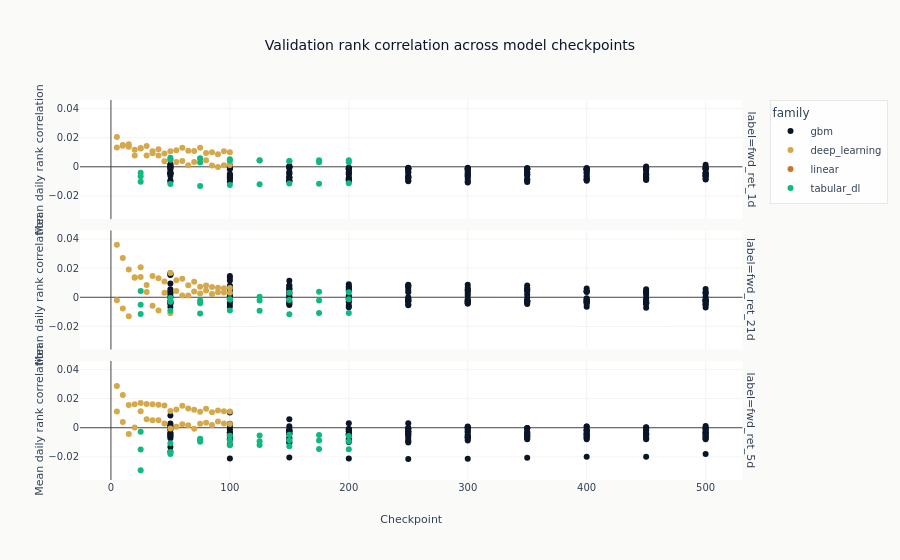

Notebook code cell kept with this figure:
### Code cell
figure = px.scatter(
    diagnosed,
    x="checkpoint_value",
    y="ic_mean",
    color="family",
    facet_row="label",
    hover_data=["config_name", "prediction_hash"],
    title="Validation rank correlation across model checkpoints",
    labels={"checkpoint_value": "Checkpoint", "ic_mean": "Mean daily rank correlation"},
)
figure.show()

### Figure 1 — Plotly figure (JSON) as saved in the notebook; plotly's stock layout.template omitted (floating-point values rounded to 4 significant figures; data arrays with more than 128 entries replaced by an {"elided": "..."} marker saying what was removed)
{"data": [{"customdata": {"elided": "150x2 str values"}, "hovertemplate": "family=gbm<br>label=fwd_ret_1d<br>Checkpoint=%{x}<br>Mean daily rank correlation=%{y}<br>config_name=%{customdata[0]}<br>prediction_hash=%{customdata[1]}<extra></extra>", "legendgroup": "gbm", "marker": {"color": "#0a1628", "symbol": "circle"}, "mode": "markers", "name": "gbm", "orientation": "v", "showlegend": true, "type": "scatter", "x": {"elided": "150 int values"}, "xaxis": "x3", "y": {"elided": "150 float values"}, "yaxis": "y3"}, {"customdata": {"elided": "150x2 str values"}, "hovertemplate": "family=gbm<br>label=fwd_ret_21d<br>Checkpoint=%{x}<br>Mean daily rank correlation=%{y}<br>config_name=%{customdata[0]}<br>prediction_hash=%{customdata[1]}<extra></extra>", "legendgroup": "gbm", "marker": {"color": "#0a1628", "symbol": "circle"}, "mode": "markers", "name": "gbm", "orientation": "v", "showlegend": false, "type": "scatter", "x": {"elided": "150 int values"}, "xaxis": "x2", "y": {"elided": "150 float values"}, "yaxis": "y2"}, {"customdata": {"elided": "150x2 str values"}, "hovertemplate": "family=gbm<br>label=fwd_ret_5d<br>Checkpoint=%{x}<br>Mean daily rank correlation=%{y}<br>config_name=%{customdata[0]}<br>prediction_hash=%{customdata[1]}<extra></extra>", "legendgroup": "gbm", "marker": {"color": "#0a1628", "symbol": "circle"}, "mode": "markers", "name": "gbm", "orientation": "v", "showlegend": false, "type": "scatter", "x": {"elided": "150 int values"}, "xaxis": "x", "y": {"elided": "150 float values"}, "yaxis": "y"}, {"customdata": [["tcn", "09e637b1367d"], ["nlinear", "0f1f4d8369cf"], ["nlinear", "1df5922d71dc"], ["tcn", "226aa3b6d511"], ["nlinear", "229ca64d6559"], ["tcn", "250023ae3c2c"], ["nlinear", "26150ab0d3db"], ["tcn", "328dc100d623"], ["nlinear", "374d4b6dac88"], ["tcn", "3f5140df6f3a"], ["nlinear", "4275cf4de4df"], ["nlinear", "42bac90eb84f"], ["tcn", "5217ba2eace4"], ["tcn", "553a16f75df2"], ["nlinear", "60890d86e995"], ["nlinear", "6592a5d6818e"], ["tcn", "689e938f32ee"], ["nlinear", "70cc489e40cd"], ["nlinear", "7c01c896ff2e"], ["tcn", "83073960140a"], ["tcn", "87af1b9469f9"], ["tcn", "936160c55853"], ["nlinear", "94f4c2cbfae1"], ["tcn", "9aa9ee2298b6"], ["nlinear", "9eae73b86751"], ["nlinear", "9eb5dd8577d1"], ["nlinear", "aa43ef1d95c3"], ["nlinear", "b0b5332ebe74"], ["nlinear", "bede763a2379"], ["tcn", "c39e794fa85e"], ["tcn", "cfb01a246e7a"], ["tcn", "d2ca9d9b82a8"], ["tcn", "dfcbe641a413"], ["tcn", "e384cfd815f4"], ["tcn", "e3a2872552f3"], ["tcn", "e76bc5774817"], ["nlinear", "eb398d700b38"], ["nlinear", "edc6f83b8b56"], ["tcn", "f5002a998788"], ["nlinear", "fabd321a6235"]], "hovertemplate": "family=deep_learning<br>label=fwd_ret_1d<br>Checkpoint=%{x}<br>Mean daily rank correlation=%{y}<br>config_name=%{customdata[0]}<br>prediction_hash=%{customdata[1]}<extra></extra>", "legendgroup": "deep_learning", "marker": {"color": "#D4A84B", "symbol": "circle"}, "mode": "markers", "name": "deep_learning", "orientation": "v", "showlegend": true, "type": "scatter", "x": [65, 90, 25, 15, 50, 40, 10, 100, 95, 35, 30, 75, 30, 45, 45, 70, 5, 15, 65, 10, 85, 70, 80, 95, 20, 5, 35, 100, 60, 80, 25, 60, 75, 50, 90, 20, 55, 40, 55, 85], "xaxis": "x3", "y": [0.001042, 0.008612, 0.01255, 0.01543, 0.01073, 0.007778, 0.01452, 0.001166, 0.01072, 0.01063, 0.01421, 0.01305, 0.007725, 0.003762, 0.009108, 0.0109, 0.02045, 0.01368, 0.01103, 0.01504, 0.0009168, 0.003323, 0.009546, 0.001139, 0.01171, 0.0133, 0.009381, 0.01006, 0.01315, 0.004416, 0.01296, 0.004005, 0.005477, 0.005064, -0.0002087, 0.007798, 0.01133, 0.01198, 0.003338, 0.009922], "yaxis": "y3"}, {"customdata": [["nlinear", "00fa4eb1ccae"], ["nlinear", "05318f27e435"], ["nlinear", "06c0a15b6ba1"], ["tcn", "09af2aa4d331"], ["nlinear", "0b07de75f336"], ["tcn", "0b136616f67f"], ["nlinear", "11fcb21a6448"], ["tcn", "14626096da82"], ["tcn", "15bba93eb815"], ["nlinear", "26b49ad197f8"], ["tcn", "2f34da7f672a"], ["nlinear", "366065a3b525"], ["tcn", "4b40ea1ef97b"], ["tcn", "4d1d04437e3b"], ["tcn", "57362a6b5c93"], ["tcn", "58859462ef8c"], ["tcn", "6ad59dafc0cb"], ["nlinear", "7981a0939711"], ["tcn", "7b3f32f19652"], ["nlinear", "8083d01f217b"], ["nlinear", "9c247c0f3ef7"], ["nlinear", "9c5f5e2313e6"], ["nlinear", "a01b8e79d042"], ["nlinear", "a1bab7be0875"], ["nlinear", "a1e817bb3b47"], ["nlinear", "aa2d7f8dafff"], ["nlinear", "ad386a47ae0d"], ["nlinear", "b608db0adcb6"], ["nlinear", "bb3084f336ba"], ["tcn", "bf1daf57a1d7"], ["tcn", "c14b3c3143c8"], ["tcn", "caa5fba07a29"], ["tcn", "cf1d53443d50"], ["tcn", "d1c531cae20f"], ["tcn", "d7d79a80d4b2"], ["tcn", "e2c722e99d23"], ["nlinear", "e37384f7beda"], ["nlinear", "e50eafc4affd"], ["tcn", "e63aab6dcd6d"], ["tcn", "febf08341fb3"]], "hovertemplate": "family=deep_learning<br>label=fwd_ret_21d<br>Checkpoint=%{x}<br>Mean daily rank correlation=%{y}<br>config_name=%{customdata[0]}<br>prediction_hash=%{customdata[1]}<extra></extra>", "legendgroup": "deep_learning", "marker": {"color": "#D4A84B", "symbol": "circle"}, "mode": "markers", "name": "deep_learning", "orientation": "v", "showlegend": false, "type": "scatter", "x": [65, 35, 5, 40, 70, 25, 15, 50, 60, 85, 100, 30, 55, 5, 70, 80, 90, 80, 20, 50, 20, 10, 60, 90, 55, 25, 45, 40, 100, 85, 30, 15, 75, 10, 45, 65, 75, 95, 35, 95], "xaxis": "x2", "y": [0.008212, 0.01462, 0.036, -0.009105, 0.01064, 0.02052, 0.01901, -0.01093, 0.001249, 0.006988, 0.003166, 0.00849, 0.004256, -0.002005, 0.003999, 0.004684, 0.003422, 0.008046, 0.0138, 0.01662, 0.01345, 0.02696, 0.01277, 0.006514, 0.01162, 0.01397, 0.01084, 0.01302, 0.006391, 0.002178, 0.003581, -0.01297, 0.002567, -0.007613, 0.003189, 0.001255, 0.00717, 0.006128, -0.005736, 0.003212], "yaxis": "y2"}, {"customdata": [["tcn", "08c36c3fe567"], ["nlinear", "099830b9220a"], ["nlinear", "0c5ecb57cb04"], ["tcn", "1b2ec5aabb06"], ["nlinear", "1ff85db25b35"], ["tcn", "2615b6f8c97a"], ["nlinear", "2edd6636d6dd"], ["nlinear", "31f5b2e84a87"], ["tcn", "43522f80ed91"], ["tcn", "459bfa1461c1"], ["tcn", "470b8d557dd0"], ["nlinear", "51105579b737"], ["tcn", "6c20b1c4425b"], ["tcn", "6e3948238126"], ["nlinear", "6ec12c495c30"], ["tcn", "77e1a9455c27"], ["nlinear", "82bfee8d0001"], ["tcn", "84267c7c7ae8"], ["nlinear", "8616c23695aa"], ["nlinear", "904517246200"], ["tcn", "9147da8a25db"], ["nlinear", "91d4cfd80647"], ["tcn", "a4983cc62b3a"], ["tcn", "aa75ceaa52eb"], ["tcn", "b21fdb0bc5d7"], ["nlinear", "b6bd7b1dcd28"], ["nlinear", "bfe479a48c09"], ["nlinear", "c173547b1078"], ["nlinear", "c8ab71e5e803"], ["nlinear", "cb49499d985f"], ["nlinear", "cba7f1e37e22"], ["tcn", "cd3fb81fa7ba"], ["tcn", "d27dee2c92ee"], ["tcn", "dc1d607199d4"], ["tcn", "dce16540e18d"], ["tcn", "dd82a89a22be"], ["nlinear", "e1d4c693930a"], ["nlinear", "f611d3f59370"], ["nlinear", "fb5e75c35793"], ["tcn", "fe894845dfc6"]], "hovertemplate": "family=deep_learning<br>label=fwd_ret_5d<br>Checkpoint=%{x}<br>Mean daily rank correlation=%{y}<br>config_name=%{customdata[0]}<br>prediction_hash=%{customdata[1]}<extra></extra>", "legendgroup": "deep_learning", "marker": {"color": "#D4A84B", "symbol": "circle"}, "mode": "markers", "name": "deep_learning", "orientation": "v", "showlegend": false, "type": "scatter", "x": [70, 85, 80, 60, 75, 40, 15, 55, 30, 95, 10, 25, 20, 5, 95, 65, 65, 80, 10, 50, 25, 20, 15, 45, 50, 100, 60, 35, 5, 40, 90, 75, 90, 100, 35, 55, 70, 30, 45, 85], "xaxis": "x", "y": [-0.0006843, 0.0106, 0.01302, 0.002365, 0.011, 0.005057, 0.01567, 0.0126, 0.005792, 0.002898, 0.004017, 0.01698, 0.0001878, 0.01106, 0.01139, 0.00179, 0.01321, 0.003405, 0.02251, 0.01148, 0.01129, 0.01606, -0.004313, 0.002861, -0.0004889, 0.01121, 0.01504, 0.01617, 0.02869, 0.01586, 0.01175, 0.00277, 0.004348, 0.002538, 0.005181, 0.0007641, 0.01238, 0.01632, 0.01525, 0.001936], "yaxis": "y"}, {"customdata": [["enet_f0.7", "0671d9b43f5a"], ["ridge_a100000.0", "075d68a9489c"], ["ridge_a10000000.0", "0ce84d7e7e26"], ["lasso_f0.5", "189a303de32d"], ["enet_f0.03", "1cad266d53ec"], ["ridge_a0.01", "2bb705da91b0"], ["lasso_f0.015", "3c5c97cd1091"], ["lasso_f0.7", "3e391a4487b8"], ["lasso_f0.03", "456b6a3523a7"], ["ridge_a10.0", "541464248e5f"], ["ridge_a1.0", "58bd3e3d215e"], ["enet_f0.35", "591f44e08d38"], ["enet_f0.08", "59440f84f7cd"], ["ridge_a0.001", "5d75fe2659f2"], ["enet_f0.5", "645492788f6b"], ["enet_f0.015", "6be4c0542138"], ["ols", "71ff273d7bd2"], ["lasso_f0.2", "7654475c7332"], ["ridge_a1000.0", "7d43b7c05031"], ["ridge_a1000000.0", "8dd04aec7948"], ["lasso_f0.35", "90831c0c9f05"], ["lasso_f0.85", "a78ab96b9038"], ["ridge_a10000.0", "b134d8accce9"], ["ridge_a0.1", "bf55e141709a"], ["enet_f0.2", "c65cea36f0d8"], ["enet_f0.85", "d31ca0882df3"], ["lasso_f0.08", "f02b73f01c23"], ["ridge_a100.0", "fa993d627f48"]], "hovertemplate": "family=linear<br>label=fwd_ret_1d<br>Checkpoint=%{x}<br>Mean daily rank correlation=%{y}<br>config_name=%{customdata[0]}<br>prediction_hash=%{customdata[1]}<extra></extra>", "legendgroup": "linear", "marker": {"color": "#C87533", "symbol": "circle"}, "mode": "markers", "name": "linear", "orientation": "v", "showlegend": true, "type": "scatter", "x": [NaN, NaN, NaN, NaN, NaN, NaN, NaN, NaN, NaN, NaN, NaN, NaN, NaN, NaN, NaN, NaN, NaN, NaN, NaN, NaN, NaN, NaN, NaN, NaN, NaN, NaN, NaN, NaN], "xaxis": "x3", "y": [-0.0005328, 0.005512, 0.003338, 0.003354, -0.003372, -0.008975, -0.004586, -0.0005532, -0.003364, -0.008456, -0.008757, 0.005488, -0.0006479, -0.008912, 0.003348, -0.004534, -0.008909, 0.006462, -0.001514, 0.0041, 0.005484, -0.002192, 0.001314, -0.008881, 0.006459, -0.0022, -0.0006391, -0.004606], "yaxis": "y3"}, {"customdata": [["lasso_f0.2", "103d6eb12c75"], ["ridge_a0.001", "11af9247d552"], ["lasso_f0.03", "148ccc9d667d"], ["enet_f0.015", "206793274f0b"], ["ols", "2c54b6d44468"], ["ridge_a100000.0", "2d11c152dc88"], ["lasso_f0.5", "4cebf09d2e31"], ["enet_f0.2", "600cdc281656"], ["ridge_a1000000.0", "6df88ef1dc79"], ["ridge_a10000.0", "725b059bb198"], ["lasso_f0.08", "7e0e53a6ec46"], ["ridge_a1000.0", "7f0f0a11bf6c"], ["ridge_a0.01", "8234abd475f9"], ["enet_f0.85", "866846051c5e"], ["enet_f0.08", "8aff51384820"], ["enet_f0.35", "9fa834a5a91a"], ["ridge_a1.0", "a3de31cdc854"], ["enet_f0.03", "a811a66abc6f"], ["ridge_a100.0", "a8497fca2bb2"], ["enet_f0.5", "ae4239c07c32"], ["enet_f0.7", "af61924270ce"], ["lasso_f0.35", "b24085e40d97"], ["ridge_a0.1", "c00b6292e930"], ["lasso_f0.015", "c580460d3cde"], ["lasso_f0.7", "cabde2db4562"], ["ridge_a10.0", "d1f8dcc491e3"], ["lasso_f0.85", "d56cb61ccb58"], ["ridge_a10000000.0", "f78542e80402"]], "hovertemplate": "family=linear<br>label=fwd_ret_21d<br>Checkpoint=%{x}<br>Mean daily rank correlation=%{y}<br>config_name=%{customdata[0]}<br>prediction_hash=%{customdata[1]}<extra></extra>", "legendgroup": "linear", "marker": {"color": "#C87533", "symbol": "circle"}, "mode": "markers", "name": "linear", "orientation": "v", "showlegend": false, "type": "scatter", "x": [NaN, NaN, NaN, NaN, NaN, NaN, NaN, NaN, NaN, NaN, NaN, NaN, NaN, NaN, NaN, NaN, NaN, NaN, NaN, NaN, NaN, NaN, NaN, NaN, NaN, NaN, NaN, NaN], "xaxis": "x2", "y": [0.02121, -0.006963, -0.01123, -0.009736, -0.006963, 0.01886, 0.03914, 0.02117, 0.008217, 0.007495, 0.006856, -0.009013, -0.006936, 0.03036, 0.006911, 0.0379, -0.007587, -0.01118, -0.008581, 0.03917, 0.03396, 0.038, -0.007039, -0.00975, 0.03391, -0.008112, 0.0304, 0.007186], "yaxis": "y2"}, {"customdata": [["lasso_f0.015", "01e0cf81d299"], ["ridge_a1000.0", "01e8f74fc122"], ["ridge_a100.0", "13f09c7daea3"], ["enet_f0.5", "23e7deef31e9"], ["enet_f0.2", "2505193c4fca"], ["enet_f0.35", "2a8cf9c9a49d"], ["lasso_f0.85", "2d9e8991b8ba"], ["lasso_f0.2", "397a2397f492"], ["ridge_a10000.0", "3a69bc0d50e0"], ["enet_f0.015", "3bf1d8ee93c2"], ["ridge_a100000.0", "43647e2efdbb"], ["lasso_f0.08", "43e660750afc"], ["ols", "4ab1c05304ae"], ["ridge_a10000000.0", "4e950da4759b"], ["lasso_f0.7", "5223b00aabf4"], ["enet_f0.03", "57c3579ddc27"], ["ridge_a0.01", "641958a7845b"], ["ridge_a1.0", "69c4a54acfad"], ["ridge_a0.1", "6f6f474d56c8"], ["lasso_f0.5", "8fd403b3a496"], ["enet_f0.08", "95bf24524828"], ["ridge_a1000000.0", "aa0032338c48"], ["enet_f0.85", "ab36c2633899"], ["lasso_f0.35", "b07a856d122c"], ["enet_f0.7", "d158e0d88891"], ["ridge_a10.0", "d1c17c47e0ac"], ["lasso_f0.03", "d530834ce27c"], ["ridge_a0.001", "e201caea9492"]], "hovertemplate": "family=linear<br>label=fwd_ret_5d<br>Checkpoint=%{x}<br>Mean daily rank correlation=%{y}<br>config_name=%{customdata[0]}<br>prediction_hash=%{customdata[1]}<extra></extra>", "legendgroup": "linear", "marker": {"color": "#C87533", "symbol": "circle"}, "mode": "markers", "name": "linear", "orientation": "v", "showlegend": false, "type": "scatter", "x": [NaN, NaN, NaN, NaN, NaN, NaN, NaN, NaN, NaN, NaN, NaN, NaN, NaN, NaN, NaN, NaN, NaN, NaN, NaN, NaN, NaN, NaN, NaN, NaN, NaN, NaN, NaN, NaN], "xaxis": "x", "y": [-0.005274, -0.005968, -0.00646, 0.01741, 0.00878, 0.0191, 0.02817, 0.008725, -0.006191, -0.005302, 0.005914, -0.004554, -0.006553, 0.007864, 0.02382, -0.005154, -0.006502, -0.006417, -0.006487, 0.0174, -0.004504, 0.009041, 0.02817, 0.01906, 0.02385, -0.006162, -0.005161, -0.006545], "yaxis": "y"}, {"customdata": [["tabm_m", "0e4715bd4124"], ["tabm_s", "18cee173f0dc"], ["tabm_l", "191e1c0ac0ee"], ["tabm_s", "1b1c46b08acd"], ["tabm_s", "243c981790e5"], ["tabm_m", "632ebc1b55f7"], ["tabm_s", "7bfe5132ffdf"], ["tabm_m", "7ccb0f230d93"], ["tabm_l", "83b706ea3f17"], ["tabm_s", "8434e36f15b3"], ["tabm_s", "91868fa741e6"], ["tabm_s", "925f6d9f4f6c"], ["tabm_m", "93f76376a374"], ["tabm_l", "9deaf63b1d24"], ["tabm_m", "ab743e71ea91"], ["tabm_l", "b5ca1d52162e"], ["tabm_m", "b5f24cda9f4e"], ["tabm_m", "c0916005367b"], ["tabm_l", "d937c16f7118"], ["tabm_l", "dd43f6cf2af2"], ["tabm_l", "e1e57ac87164"], ["tabm_m", "efc89add3be1"], ["tabm_l", "f9155c11faba"], ["tabm_s", "fce2b00758da"]], "hovertemplate": "family=tabular_dl<br>label=fwd_ret_1d<br>Checkpoint=%{x}<br>Mean daily rank correlation=%{y}<br>config_name=%{customdata[0]}<br>prediction_hash=%{customdata[1]}<extra></extra>", "legendgroup": "tabular_dl", "marker": {"color": "#10b981", "symbol": "circle"}, "mode": "markers", "name": "tabular_dl", "orientation": "v", "showlegend": true, "type": "scatter", "x": [175, 125, 200, 150, 25, 150, 100, 50, 100, 175, 75, 200, 125, 125, 200, 175, 100, 75, 50, 150, 75, 25, 25, 50], "xaxis": "x3", "y": [0.00313, -0.01192, 0.004524, -0.0114, -0.01025, 0.003951, -0.01247, 0.005071, 0.004194, -0.01156, -0.01315, -0.01134, 0.004266, 0.004526, 0.003159, 0.004456, 0.005126, 0.005958, 0.006267, 0.003866, 0.002941, -0.006445, -0.004033, -0.01173], "yaxis": "y3"}, {"customdata": [["tabm_s", "02bc2f2f4c71"], ["tabm_l", "03e9540dbeb8"], ["tabm_s", "0768a4b2e75d"], ["tabm_m", "08ae078b3ed3"], ["tabm_l", "0e43990927ac"], ["tabm_m", "264c191e80ac"], ["tabm_m", "309dce776162"], ["tabm_s", "3fece770eaa2"], ["tabm_l", "4bc7c8767ceb"], ["tabm_m", "4ff6dbf99b58"], ["tabm_s", "6094616c52fa"], ["tabm_l", "615228463a26"], ["tabm_s", "63e97b45d2a8"], ["tabm_m", "687f19f768f5"], ["tabm_m", "79a7675a9a43"], ["tabm_s", "905d8056f74f"], ["tabm_m", "9270582fdab1"], ["tabm_m", "a9beee29b7c8"], ["tabm_l", "b38b70167a62"], ["tabm_s", "baeae58b5d24"], ["tabm_l", "cf86cfd17b07"], ["tabm_s", "d8636c553442"], ["tabm_l", "dc71fa146a3d"], ["tabm_l", "ebda68c5bb3c"]], "hovertemplate": "family=tabular_dl<br>label=fwd_ret_21d<br>Checkpoint=%{x}<br>Mean daily rank correlation=%{y}<br>config_name=%{customdata[0]}<br>prediction_hash=%{customdata[1]}<extra></extra>", "legendgroup": "tabular_dl", "marker": {"color": "#10b981", "symbol": "circle"}, "mode": "markers", "name": "tabular_dl", "orientation": "v", "showlegend": false, "type": "scatter", "x": [75, 125, 25, 100, 175, 75, 175, 175, 25, 25, 100, 150, 125, 150, 125, 50, 200, 50, 75, 200, 50, 150, 100, 200], "xaxis": "x2", "y": [-0.0111, -0.002192, -0.01145, -0.001511, -0.002204, -0.004069, 0.003773, -0.01071, 0.004256, -0.005118, -0.009152, -0.001905, -0.009167, 0.003065, 0.000382, -0.009292, 0.003436, -0.003033, -0.002222, -0.01078, -0.0004508, -0.01158, -0.001372, -0.001279], "yaxis": "y2"}, {"customdata": [["tabm_s", "039c56702e88"], ["tabm_s", "190a7323d12d"], ["tabm_m", "2933ba7608b4"], ["tabm_m", "296531884fa8"], ["tabm_m", "379d19e4076e"], ["tabm_l", "5460c20a48af"], ["tabm_l", "5bf669f0477f"], ["tabm_l", "6c7742c4fcf5"], ["tabm_m", "77913779a019"], ["tabm_s", "7d0f251f9e43"], ["tabm_s", "81b2bf5b42b3"], ["tabm_l", "8425d83d9ed1"], ["tabm_m", "8535cbc572bc"], ["tabm_l", "89e8c1d3686e"], ["tabm_m", "9a18349b8d05"], ["tabm_s", "a7dd3a9eeabd"], ["tabm_l", "bc1d520ad5a3"], ["tabm_l", "bf2448d952ed"], ["tabm_l", "c876815cd0fe"], ["tabm_s", "cd71d7928080"], ["tabm_s", "cf3081172f30"], ["tabm_m", "d1270f676cb3"], ["tabm_m", "ed6435fa0f31"], ["tabm_s", "f1b4afbfdfdf"]], "hovertemplate": "family=tabular_dl<br>label=fwd_ret_5d<br>Checkpoint=%{x}<br>Mean daily rank correlation=%{y}<br>config_name=%{customdata[0]}<br>prediction_hash=%{customdata[1]}<extra></extra>", "legendgroup": "tabular_dl", "marker": {"color": "#10b981", "symbol": "circle"}, "mode": "markers", "name": "tabular_dl", "orientation": "v", "showlegend": false, "type": "scatter", "x": [200, 125, 200, 25, 100, 25, 125, 75, 175, 100, 175, 50, 125, 150, 150, 150, 100, 175, 200, 25, 50, 75, 50, 75], "xaxis": "x", "y": [-0.0148, -0.01185, -0.009284, -0.002766, -0.008692, -0.01488, -0.005362, -0.007545, -0.008766, -0.01194, -0.01465, -0.01057, -0.00927, -0.004785, -0.008508, -0.01276, -0.005499, -0.005022, -0.005623, -0.02919, -0.01806, -0.008447, -0.01661, -0.009663], "yaxis": "y"}], "layout": {"annotations": [{"font": {}, "showarrow": false, "text": "label=fwd_ret_5d", "textangle": 90, "x": 0.98, "xanchor": "left", "xref": "paper", "y": 0.1567, "yanchor": "middle", "yref": "paper"}, {"font": {}, "showarrow": false, "text": "label=fwd_ret_21d", "textangle": 90, "x": 0.98, "xanchor": "left", "xref": "paper", "y": 0.5, "yanchor": "middle", "yref": "paper"}, {"font": {}, "showarrow": false, "text": "label=fwd_ret_1d", "textangle": 90, "x": 0.98, "xanchor": "left", "xref": "paper", "y": 0.8433, "yanchor": "middle", "yref": "paper"}], "legend": {"title": {"text": "family"}, "tracegroupgap": 0}, "title": {"text": "Validation rank correlation across model checkpoints"}, "xaxis": {"anchor": "y", "domain": [0.0, 0.98], "title": {"text": "Checkpoint"}}, "xaxis2": {"anchor": "y2", "domain": [0.0, 0.98], "matches": "x", "showticklabels": false}, "xaxis3": {"anchor": "y3", "domain": [0.0, 0.98], "matches": "x", "showticklabels": false}, "yaxis": {"anchor": "x", "domain": [0.0, 0.3133], "title": {"text": "Mean daily rank correlation"}}, "yaxis2": {"anchor": "x2", "domain": [0.3433, 0.6567], "matches": "y", "title": {"text": "Mean daily rank correlation"}}, "yaxis3": {"anchor": "x3", "domain": [0.6867, 1.0], "matches": "y", "title": {"text": "Mean daily rank correlation"}}}}
